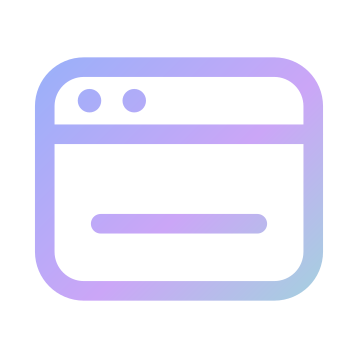
#> input picture face.png, 358 x 358 px
$ python engendrer-icones.py ../face.png
#> lines starting #> are read from the running program, lines starting #| are printed output that depends on the picture
#!/usr/bin/env python3
# SPDX-License-Identifier: GPL-2.0-or-later
# icon/engendrer-icones.py — les icônes d'application des ports, depuis le logo HD.
#
# POURQUOI UNE PASTILLE BLANCHE
#
# Le logo HD est un monogramme bleu marine. Posé tel quel, avec un fond
# transparent, il disparaît sur une barre de titre sombre — mesuré le 2026-09-19
# sur xfwm4 : contraste 1,3 contre le bandeau. Une icône d'application ne peut
# pas s'adapter au thème, contrairement au site qui l'inverse en blanc par une
# règle CSS. Elle est donc posée sur une pastille blanche arrondie, lisible sur
# un fond clair comme sur un fond sombre.
#
# Le logo source n'est pas carré (401,7 × 330,6) : il est centré dans un carré.
#
# Entrée  : icon/haplo-dialog-hd.svg, rendu en PNG par un navigateur (le SVG
#           porte deux dégradés que les convertisseurs en ligne de commande
#           rendent mal — voir la fiche « Aperçu SVG = navigateur »).
# Sortie  : sermo-backend-<port>/data/icons/hicolor/<taille>/apps/<port>sermo.png
#
# Usage : icon/engendrer-icones.py <logo-rendu.png>
#   où <logo-rendu.png> est le SVG rendu à 1024 px de large, fond transparent :
#   chromium --headless --window-size=1024,843 --default-background-color=00000000 \
#            --screenshot=logo.png icon/haplo-dialog-hd.svg
import os
import sys

from PIL import Image, ImageDraw

TAILLES = (16, 22, 24, 32, 48, 64, 128, 256)
PORTS = ("gtk3", "gtk4", "qt6", "fltk1", "efl1", "sdl3")   # ncurses n'a pas d'icône
RACINE = os.path.dirname(os.path.dirname(os.path.abspath(__file__)))

logo = Image.open(sys.argv[1]).convert("RGBA")
#> logo is the input picture: PIL image 358x358 RGBA; mean R, G, B, A 239.3, 237.1, 252.6, 53.9
logo = logo.crop(logo.getbbox())          # on ne garde que le dessin
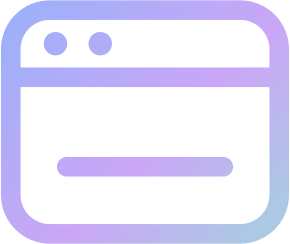
#> logo: PIL image 290x244 RGBA; mean R, G, B, A 226.5, 222.6, 250.6, 97.6; transparent parts drawn white


def icone(t):
    marge = max(1, round(t * 0.12))
    rayon = max(1, round(t * 0.22))
    im = Image.new("RGBA", (t, t), (0, 0, 0, 0))
    ImageDraw.Draw(im).rounded_rectangle([0, 0, t - 1, t - 1], radius=rayon, fill=(255, 255, 255, 255))
    dispo = t - 2 * marge
    l, h = logo.size
    f = min(dispo / l, dispo / h)
    petit = logo.resize((max(1, round(l * f)), max(1, round(h * f))), Image.LANCZOS)
    im.alpha_composite(petit, ((t - petit.width) // 2, (t - petit.height) // 2))
    return im


n = 0
for p in PORTS:
    for t in TAILLES:
        d = os.path.join(RACINE, "sermo-backend-%s/data/icons/hicolor/%dx%d/apps" % (p, t, t))
        os.makedirs(d, exist_ok=True)
        icone(t).save(os.path.join(d, "%ssermo.png" % p), optimize=True)
        n += 1
#> this loop made 6 passes
#> pass 1, `icone(t).save(os.path.join(d, "%ssermo.png" % p), optimize=True)`:
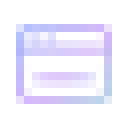
#> saved as gtk3sermo.png: PIL image 16x16 RGBA (shown 8 times larger); mean R, G, B, A 222.1, 220.1, 233.1, 235.1; transparent parts drawn white
#> pass 1, `icone(t).save(os.path.join(d, "%ssermo.png" % p), optimize=True)`:
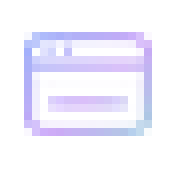
#> saved as gtk3sermo.png: PIL image 22x22 RGBA (shown 8 times larger); mean R, G, B, A 230, 228.2, 240.4, 242.4; transparent parts drawn white
print("%d icônes : %d ports × %d tailles" % (n, len(PORTS), len(TAILLES)))
